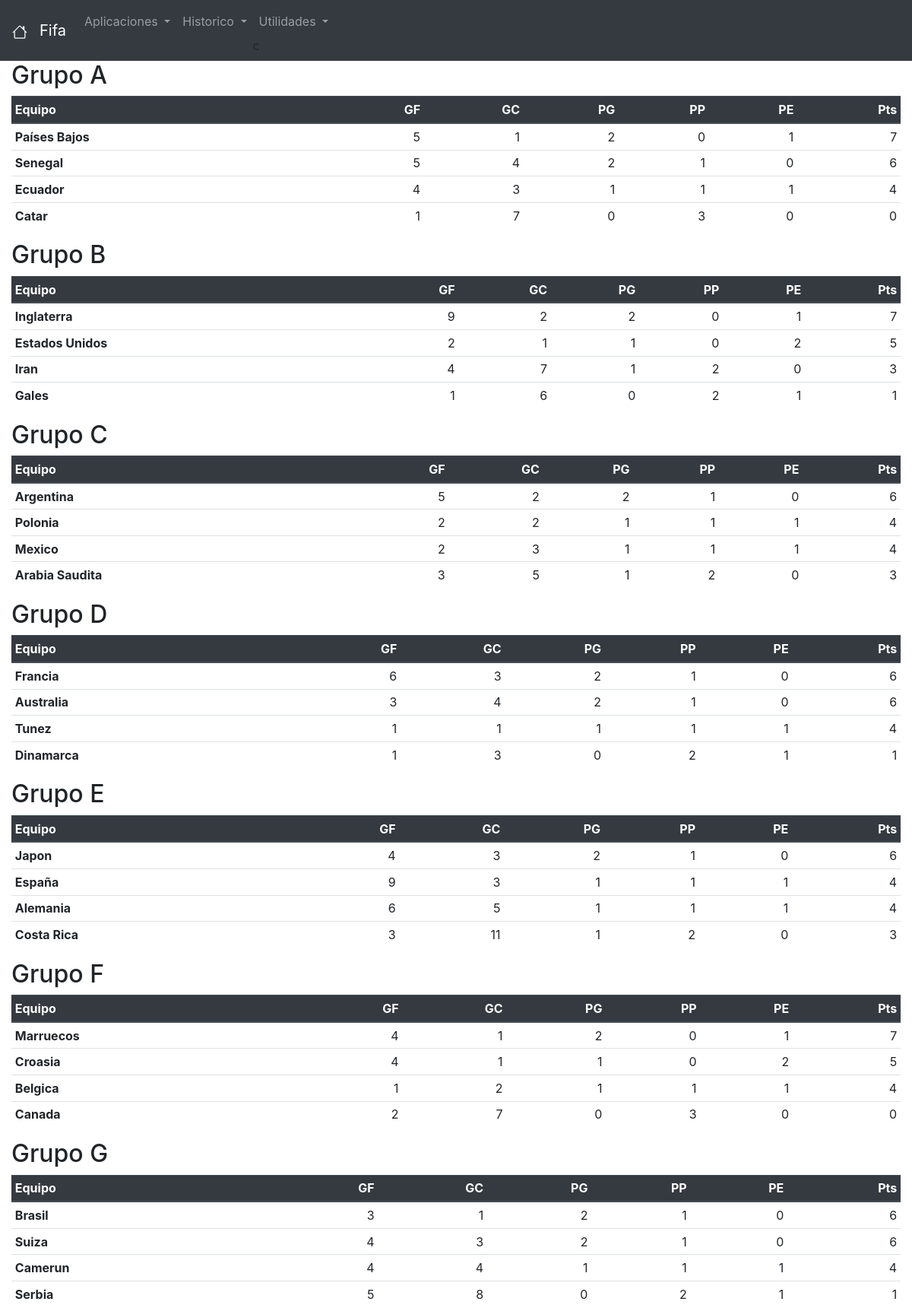
Screenshot of /grupos.php (upper part) with the database file from the repository.
### tables this page shows
CREATE TABLE `Equipos` (
  `id` text NOT NULL,
  `Nombre` varchar(64) NOT NULL,
  `Grupo` char(1) NOT NULL,
  `Gfavor` int(11) NOT NULL DEFAULT 0,
  `Gcontra` int(11) NOT NULL DEFAULT 0,
  `Ganados` int(11) NOT NULL DEFAULT 0,
  `Perdidos` int(11) NOT NULL DEFAULT 0,
  `Empatados` int(11) NOT NULL DEFAULT 0,
  `Puntos` int(11) NOT NULL DEFAULT 0
);

### grupos.php (the view, shortened to what this page needs)
<!doctype html>
<html lang="en">
  <head>
    <link rel="stylesheet" href="../bootstrap/css/bootstrap.min.css" >
    </head>
  <body>
  <?php
    include "navbar.php";
    include "database.php";
  ?>
<div class="container-fluid  "  id="topProgram" style="margin-top:80px; text-align: left;" >
<?php
    $oldgrupo = " ";
    $query = 'SELECT * FROM Equipos ORDER BY Grupo asc, Puntos desc, Gfavor - Gcontra desc,  Gfavor DESC, Gcontra asc,id asc';
    $result = mysqli_query($connection,$query);
    while($row = mysqli_fetch_array($result)) {
    $grupo = $row['Grupo'];
    if ($grupo != $oldgrupo) {
        if ($oldgrupo != " ") print "</table>";
        print "<h2>";
        switch($row['Grupo']) {
          case "S":
              print " Octavos de Final";
              break;
          case "T":
              print " Cuartos de Final";
              break;
          case "U":
              print " Semifinal";
              break;
          case "V":
              print " Tercer Puesto";
              break;
          case "W":
              print " Final";
              break;
          default:
              print  " Grupo ".$row['Grupo'];
              break;
          };
        print "</h2>";
        print '
        <table class="table table-sm table-striped">
        <tr>
            <thead  class="thead-dark">
                <th>
                Equipo
                </th>
                <th style="text-align:right" >
                GF
                </th>
                <th style="text-align:right" >
                GC
                </th>
                <th style="text-align:right" >
                PG
                </th>
                <th style="text-align:right" >
                PP
                </th>
                <th style="text-align:right" >
                PE
                </th>
                <th style="text-align:right" >
                Pts
                </th>
            </tehead>
        </tr>';
        $oldgrupo = $grupo;
    } else {
    };
            print '<tr>';
            print "<td><b>".$row['Nombre']."</b></td>";
            print "<td style='text-align:right'>".$row['Gfavor']."</td>";
            print "<td style='text-align:right'>".$row['Gcontra']."</td>";
            print "<td style='text-align:right'>".$row['Ganados']."</td>";
            print "<td style='text-align:right'>".$row['Perdidos']."</td>";
            print "<td style='text-align:right'>".$row['Empatados']."</td>";
            print "<td style='text-align:right'>".$row['Puntos']."</td>";
            print "</tr>";
    };
    print '</table><hr style="width:100%", size="3", color=black>';
?>
</div>
  </body>
</html>

### navbar.php (shortened to what this page needs)
<nav class="navbar navbar-expand-md bg-dark navbar-dark fixed-top ">
  <a class="navbar-brand" href="http://blog.jmijares.ml:4080/"></a>
        <a class="navbar-brand" href="../fifa/index.php">Fifa</a>
        <div class="collapse navbar-collapse" id="collapsibleNavbar">
            <ul class="navbar-nav">
                <li  class="nav-item dropdown">
                    <a class="nav-link dropdown-toggle" href="#" id="navbardrop" data-toggle="dropdown">
                        Aplicaciones
                    </a>
                    <li  class="nav-item dropdown">
                    <a class="nav-link dropdown-toggle" href="#" id="navbardrop" data-toggle="dropdown">
                        Historico
                    </a>
                </li>
<?php
 $tuip = substr($_SERVER['REMOTE_ADDR'],0,5);
 if (($tuip == "127.0")|| ($tuip == "10.0."))  {
    print '
                <li  class="nav-item dropdown" id="utilidades">
                    <a class="nav-link dropdown-toggle" href="#" id="navbardrop" data-toggle="dropdown">
                        Utilidades
                    </a>
                    <div  class="dropdown-menu">
                        <a class="dropdown-item" Id="backupdb" href="cuartos.php">Actualizar Cuartos de Final.</a>
                        <a class="dropdown-item" Id="backupdb" href="semifinal.php">Actualizar Semi Final.</a>
                        <a class="dropdown-item" Id="backupdb" href="tercero.php">Actualizar Tercer Lugar.</a>
                        <a class="dropdown-item" Id="backupdb" href="final.php">Actualizar La Final.</a>
                        <div class="dropdown-divider"></div>
                        <a class="dropdown-item" Id="backupdb" href="backup.php">Backup Data Base</a>
                    </div>c
                </li>
';
 };
?>
            </ul>
        </div>
</nav>

### rows the page displays
equipos: Grupo "A", Nombre "Países Bajos", Gfavor "5", Gcontra "1", Ganados "2", Perdidos "0", Empatados "1", Puntos "7"
equipos: Nombre "Senegal", Gfavor "5", Gcontra "4", Ganados "2", Perdidos "1", Empatados "0", Puntos "6"
equipos: Nombre "Ecuador", Gfavor "4", Gcontra "3", Ganados "1", Perdidos "1", Empatados "1", Puntos "4"
equipos: Nombre "Catar", Gfavor "1", Gcontra "7", Ganados "0", Perdidos "3", Empatados "0", Puntos "0"
equipos: Grupo "B", Nombre "Inglaterra", Gfavor "9", Gcontra "2", Ganados "2", Perdidos "0", Empatados "1", Puntos "7"
equipos: Nombre "Estados Unidos", Gfavor "2", Gcontra "1", Ganados "1", Perdidos "0", Empatados "2", Puntos "5"
equipos: Nombre "Iran", Gfavor "4", Gcontra "7", Ganados "1", Perdidos "2", Empatados "0", Puntos "3"
equipos: Nombre "Gales", Gfavor "1", Gcontra "6", Ganados "0", Perdidos "2", Empatados "1", Puntos "1"
equipos: Grupo "C", Nombre "Argentina", Gfavor "5", Gcontra "2", Ganados "2", Perdidos "1", Empatados "0", Puntos "6"
equipos: Nombre "Polonia", Gfavor "2", Gcontra "2", Ganados "1", Perdidos "1", Empatados "1", Puntos "4"
equipos: Nombre "Mexico", Gfavor "2", Gcontra "3", Ganados "1", Perdidos "1", Empatados "1", Puntos "4"
equipos: Nombre "Arabia Saudita", Gfavor "3", Gcontra "5", Ganados "1", Perdidos "2", Empatados "0", Puntos "3"
equipos: Grupo "D", Nombre "Francia", Gfavor "6", Gcontra "3", Ganados "2", Perdidos "1", Empatados "0", Puntos "6"
equipos: Nombre "Australia", Gfavor "3", Gcontra "4", Ganados "2", Perdidos "1", Empatados "0", Puntos "6"
equipos: Nombre "Tunez", Gfavor "1", Gcontra "1", Ganados "1", Perdidos "1", Empatados "1", Puntos "4"
equipos: Nombre "Dinamarca", Gfavor "1", Gcontra "3", Ganados "0", Perdidos "2", Empatados "1", Puntos "1"
equipos: Grupo "E", Nombre "Japon", Gfavor "4", Gcontra "3", Ganados "2", Perdidos "1", Empatados "0", Puntos "6"
equipos: Nombre "España", Gfavor "9", Gcontra "3", Ganados "1", Perdidos "1", Empatados "1", Puntos "4"
equipos: Nombre "Alemania", Gfavor "6", Gcontra "5", Ganados "1", Perdidos "1", Empatados "1", Puntos "4"
equipos: Nombre "Costa Rica", Gfavor "3", Gcontra "11", Ganados "1", Perdidos "2", Empatados "0", Puntos "3"
equipos: Grupo "F", Nombre "Marruecos", Gfavor "4", Gcontra "1", Ganados "2", Perdidos "0", Empatados "1", Puntos "7"
equipos: Nombre "Croasia", Gfavor "4", Gcontra "1", Ganados "1", Perdidos "0", Empatados "2", Puntos "5"
equipos: Nombre "Belgica", Gfavor "1", Gcontra "2", Ganados "1", Perdidos "1", Empatados "1", Puntos "4"
equipos: Nombre "Canada", Gfavor "2", Gcontra "7", Ganados "0", Perdidos "3", Empatados "0", Puntos "0"
equipos: Grupo "G", Nombre "Brasil", Gfavor "3", Gcontra "1", Ganados "2", Perdidos "1", Empatados "0", Puntos "6"
equipos: Nombre "Suiza", Gfavor "4", Gcontra "3", Ganados "2", Perdidos "1", Empatados "0", Puntos "6"
equipos: Nombre "Camerun", Gfavor "4", Gcontra "4", Ganados "1", Perdidos "1", Empatados "1", Puntos "4"
equipos: Nombre "Serbia", Gfavor "5", Gcontra "8", Ganados "0", Perdidos "2", Empatados "1", Puntos "1"
